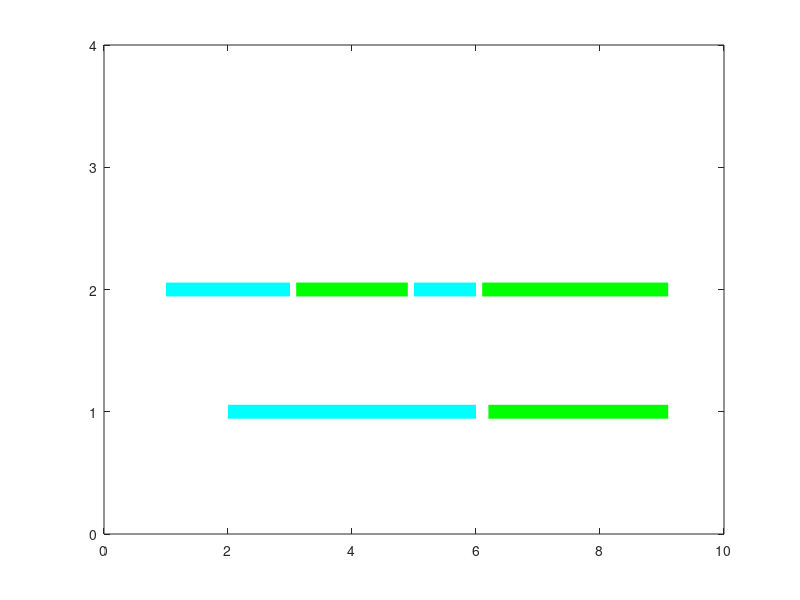
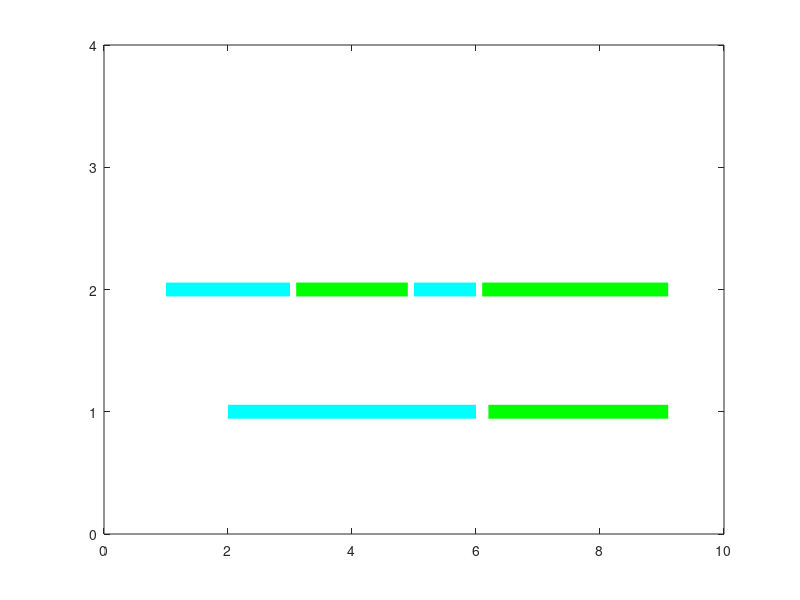
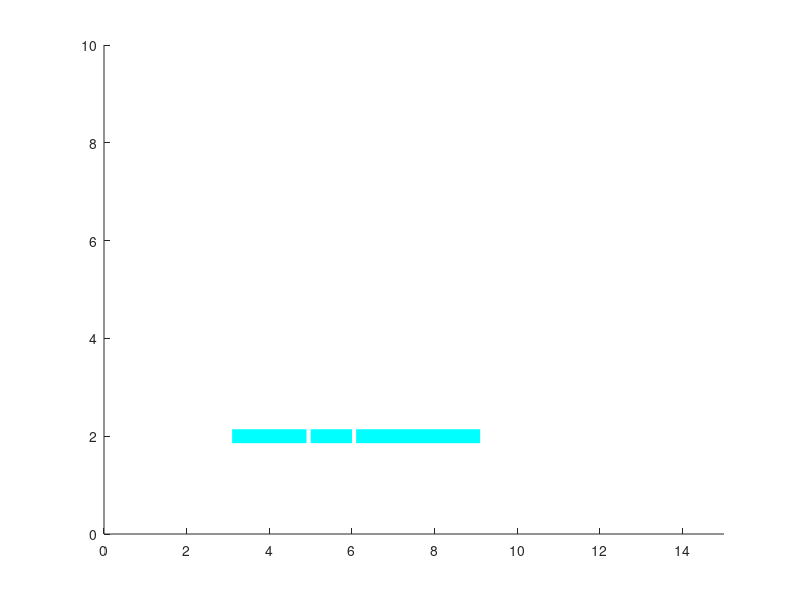

Here is the MATLAB script that generated these plots, in order: (Note: this script raises an error after producing the figures.)
function simpleEventDataPlots
% kaya de barbaro june 2018

%this script provide basics for visualizing simple event data 
% as well as common modifications . it has been designed to be run one line
% at a time so users can experience building and modifying plots.

clear all

%use the simple plot function to plot a single line representing an event
figure (1)
plot([ 1 3], [ 2 2], 'c', 'LineWidth',10)

%resize axis
axis([0 10 0 4])

%add some more "events" to your plot, including some at different vertical positions
hold on
plot([ 5 6], [ 2 2] , 'c', 'LineWidth',10)
plot([ 2 6], [ 1 1], 'c', 'LineWidth',10 )

%add some more "events" to your plot in another color
plot([ 3.1 4.9], [ 2 2] , 'g', 'LineWidth',10)
plot([ 6.1 9.1], [ 2 2] , 'g', 'LineWidth',10)
plot([ 6.2 9.1 ], [ 1 1], 'g', 'LineWidth',10 )

%save your figure!
dataDir =(strcat (cd, '\data\'));
savename=strcat(dataDir,'simpleEventPlot');
saveas( gcf, char(strcat(',', '.fig')));  %saves a matlab file
saveas( gcf, char(strcat(savename,'.jpg')));  %saves a jpg


% now lets plot data from an simple array that looks more similar to an event array.
%create a gaze event array
gazeEvents  = [
    5,    6,    1 ;
    3.1 , 4.9 , 2 ;
    6.1 , 9.1 , 2 ];

%we can plot all the events in the array using a for loop
figure (2)
hold on
countRows = size(gazeEvents,1)

for row = 1: 1: countRows
    plot(gazeEvents(row,[1 2]), [2 2], 'c', 'LineWidth',10)
end

%resize axis
axis([0 15 0 10])

%lets try some simple variations!

clf(3) % clear figure 3
figure (3)
axis([0 15 0 10])
hold on
countRows = size(gazeEvents,1);

for row = 1: 1: countRows
    
    % this shifts the events vertically up (y axis)
    % plot(gazeEvents(row,[1 2]), [ 7 7] , 'c', 'LineWidth',10)
    
    % this shift events forward in time by five seconds
     plot(gazeEvents(row,[1 2])+5, [ 2 2], 'c', 'LineWidth',10)
    
    % this puts the x axis in minutes rather than seconds
    % you will need to zoom in to see the event!
    % plot(gazeEvents(row,[1 2])/60, [ 2 2], 'c', 'LineWidth',10)
    
    % this plots events in different horizontal positions on the y axis depending on their event type
    % gazes to object 1 are plotted on the y=1 axis, gazes to object 2 are plotted on the y=2 axis,
    % plot(gazeEvents(row,[1 2]), gazeEvents(row,[3 3]) , 'c', 'LineWidth',10)
    
end








